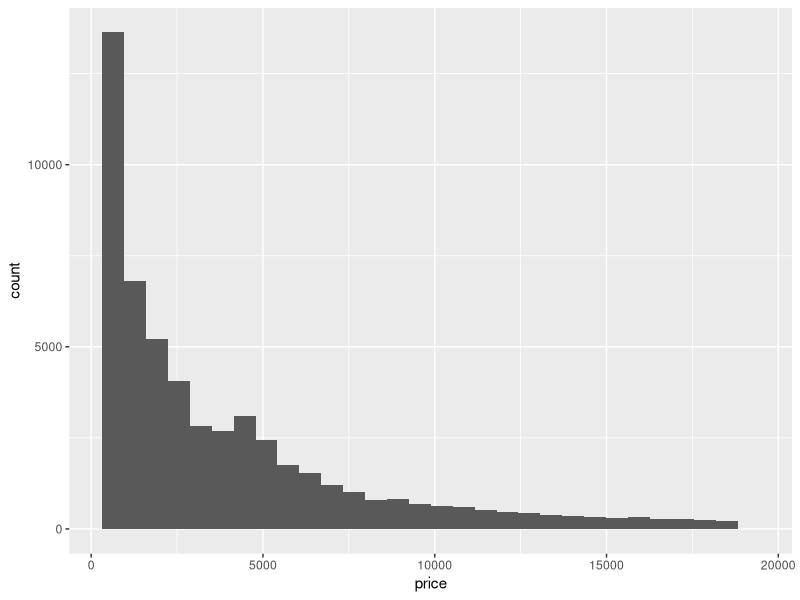
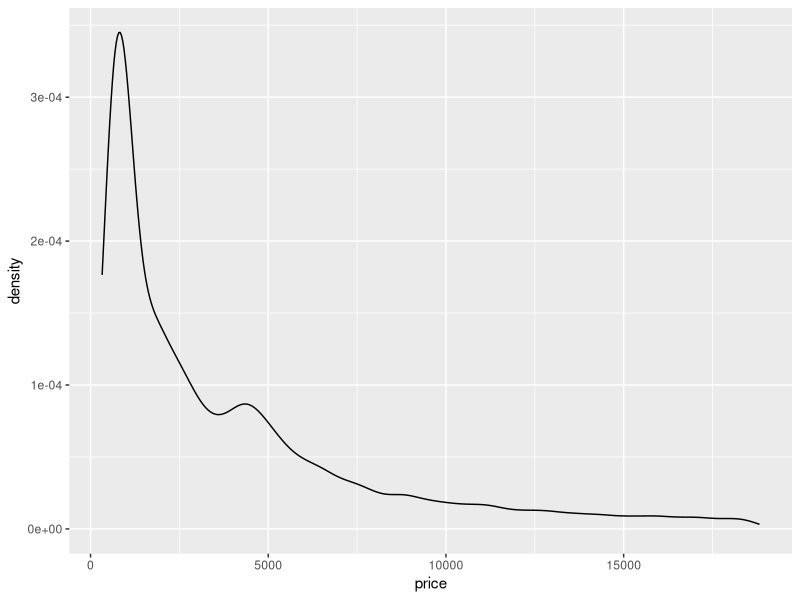
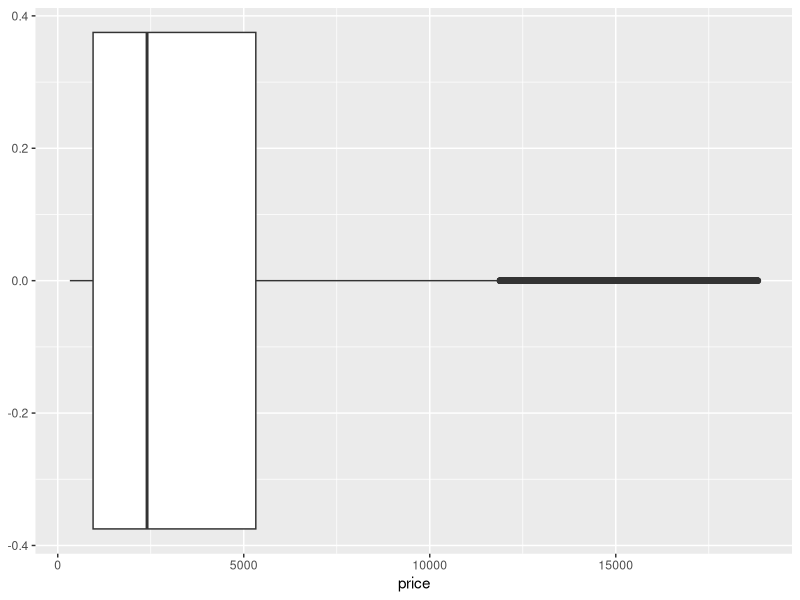
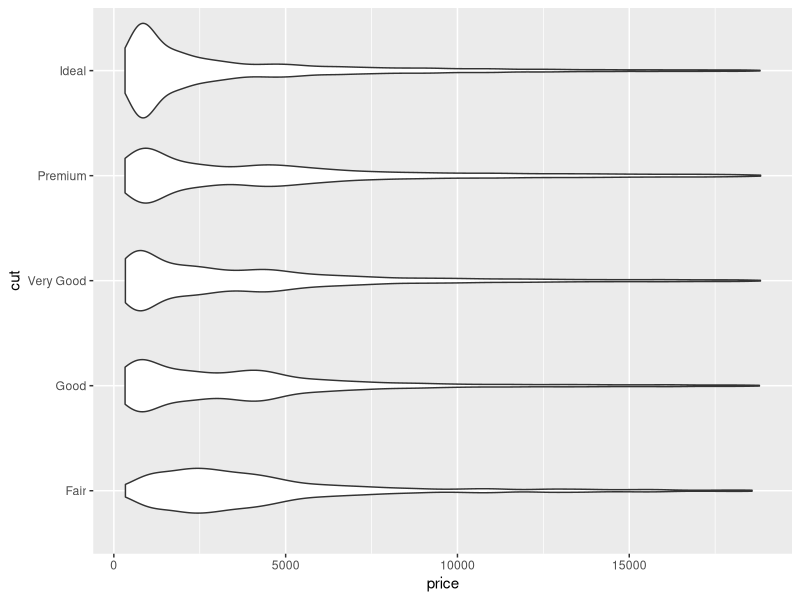
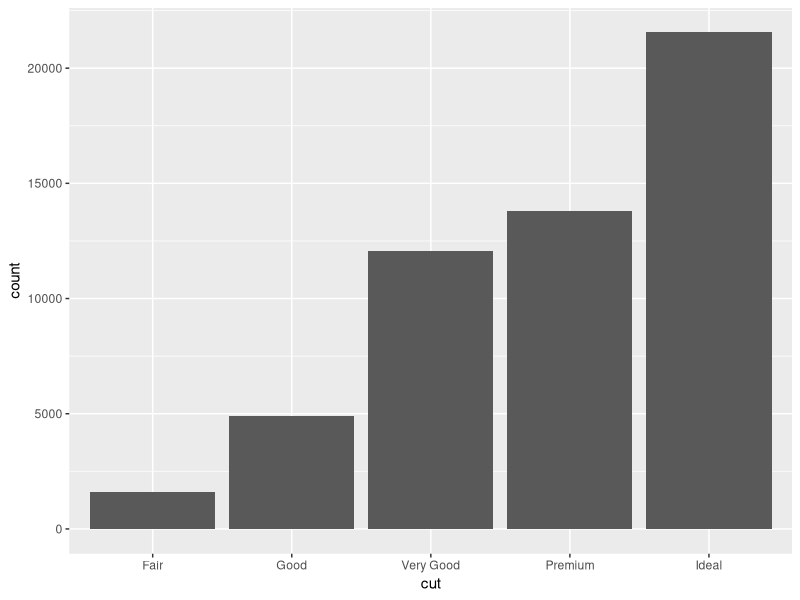
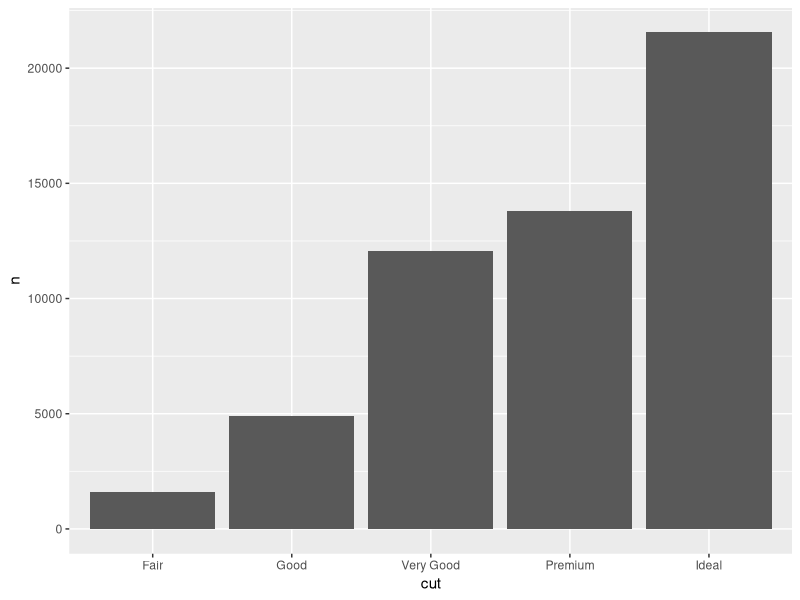
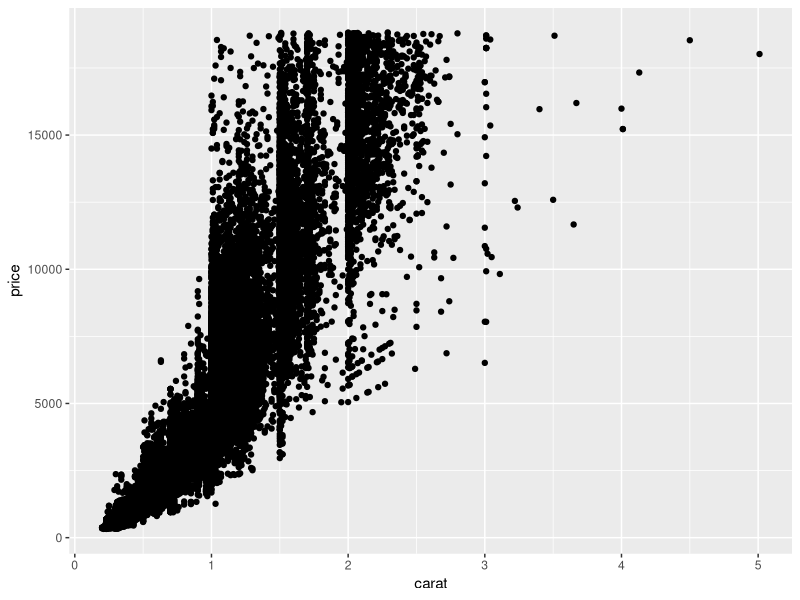
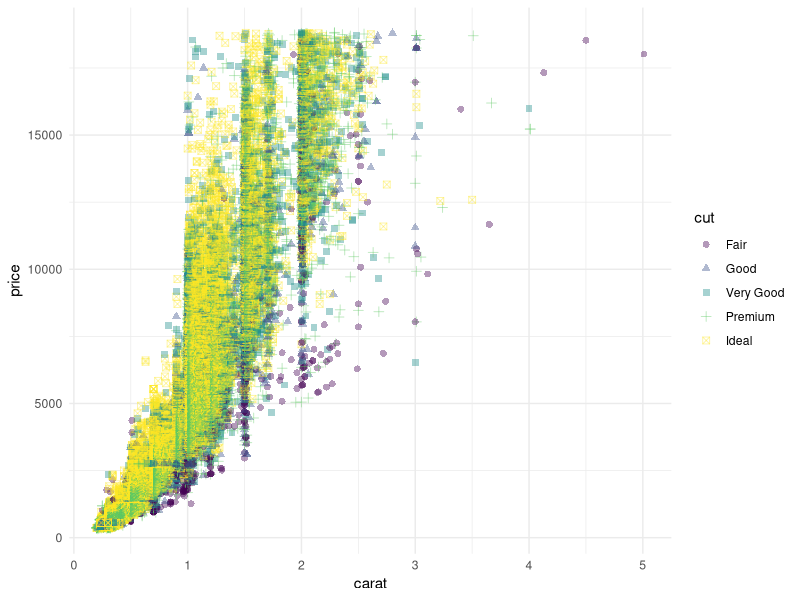

Reproduce these figures in R, in order.
library(tidyverse)
library(ggthemes)

## how to choose visualization
## 1. number of variable
## 2. data type

## one variable + continuous (number)

ggplot(diamonds,
       aes(x = price))+
  geom_histogram()

ggplot(diamonds,
       aes(x = price))+
  geom_density()


## DRY: Do not repeat yourself
base <- ggplot(diamonds,aes(x = price))

p1 <- base + geom_histogram()
p2 <- base + geom_density()

# Boxplot
ggplot(diamonds, aes(x = price)) +
  geom_boxplot()


# Violin plot (need 2 variables)
ggplot(diamonds, aes(x = price, y = cut)) +
  geom_violin()

## one variable + discrete (factor)
ggplot(diamonds, aes(cut)) +
  geom_bar()

## If for aggregated data
## use geom_col
diamonds %>%
  count(cut) %>%
  ggplot(aes(x = cut, y = n))+
  geom_col()

## two variables: number x number
ggplot(diamonds,
       aes(x=carat, y=price))+
  geom_point()

## setting vs mapping
ggplot(diamonds,
       #mapping
       aes(x=carat, y=price, color=cut, shape=cut))+
  #setting
  geom_point(alpha=0.4, size=2)+
  theme_minimal()

## random sample to render chart faster
ggplot(sample_n(diamonds,500),
       #mapping
       aes(x=carat, y=price, color=cut))+
  #setting
  geom_point(alpha=0.4, size=2)+
  theme_minimal()

## set seed to fix random result
set.seed(24)
ggplot(sample_n(diamonds,500),
       #mapping
       aes(x=carat, y=price, color=cut))+
  #setting
  geom_point(alpha=0.4, size=2)+
  theme_minimal()


## labeling
set.seed(24)
ggplot(sample_n(diamonds,500),
       #mapping
       aes(x=carat, y=price, color=cut))+
  #setting
  geom_point(alpha=0.4, size=2)+
  theme_minimal()+
  labs(
    title="My first scatter plot",
    subtitle="Cool ggplots",
    caption="diamonds in affrica",
    y = "Price in USD",
    x = "Carat diamond"
  )


## ggthemes
set.seed(24)
ggplot(sample_n(diamonds,500),
       #mapping
       aes(x=carat, y=price, color=cut))+
  #setting
  geom_point(alpha=0.4, size=2)+
  theme_minimal()+
  labs(
    title="My first scatter plot",
    subtitle="Cool ggplots",
    caption="diamonds in affrica",
    y = "Price in USD",
    x = "Carat diamond",
  )+
  theme_excel()

## shortcut qplot()
## qplot

qplot(x = carat, data = diamonds, geom="density")
qplot(x = carat, data = diamonds, geom="histogram")
qplot(x = carat, data = diamonds, geom="bar")


## layers in ggplots
base <- ggplot(diamonds %>% sample_n(1000),
               aes(x=carat, y=price))

base +
  geom_point()+
  geom_smooth()+
  theme_minimal()

#linear line setting
base +
  geom_point()+
  geom_smooth(method="lm")+
  theme_minimal()

## filter outlier > trend line will be changed
base <- ggplot(diamonds %>% sample_n(1000) %>%
                 filter(carat <= 2.8),
               aes(x=carat, y=price))

base +
  geom_point()+
  geom_smooth()+
  theme_minimal()

base +
  geom_point()+
  geom_smooth(se=TRUE,
              color = "red",
              fill = "yellow")+  #se = standard error
  theme_minimal()

## rug
p3 <- base +
  geom_point()+
  geom_smooth()+
  geom_rug(alpha=0.2, color="red")+
  theme_minimal()

## bar plot
ggplot(diamonds, aes(cut, fill = cut))+
  geom_bar() +
  theme_minimal()

ggplot(diamonds, aes(cut, fill = clarity))+
  geom_bar() +
  theme_minimal()

## postion dodge, fill
ggplot(diamonds, aes(cut, fill = clarity))+
  geom_bar(position="dodge") +
  theme_minimal()

ggplot(diamonds, aes(cut, fill = clarity))+
  geom_bar(position="fill") +
  theme_minimal()


## How to change color
ggplot(diamonds, aes(cut, fill = cut))+
  geom_bar() +
  theme_minimal() +
  scale_fill_manual(values = c(
    "red", "blue", "green","pink","gold"
  ))

ggplot(diamonds, aes(cut, fill = cut))+
  geom_bar() +
  theme_minimal() +
  scale_fill_brewer(palette = "Accent")

## heat map color scale
ggplot(diamonds %>% sample_frac(0.1),
       aes(x=carat, y=price, color = price))+
  geom_point()+
  theme_minimal()+
  scale_color_gradient(low="blue", high="red")

## multiple sub-plots > facet
ggplot(diamonds, aes(carat,price))+
  geom_point(alpha=0.2)+
  geom_smooth()+
  theme_minimal()+
  facet_wrap(~cut, ncol=3)

ggplot(diamonds, aes(carat,price))+
  geom_point(alpha=0.2)+
  geom_smooth()+
  theme_minimal()+
  facet_wrap(clarity ~ cut)

ggplot(diamonds, aes(carat,price))+
  geom_point(alpha=0.2)+
  geom_smooth()+
  theme_minimal()+
  facet_grid(~cut)

## multiple dataframes

m1 <- mtcars %>% filter(mpg > 30)
m2 <- mtcars %>% filter(mpg <= 30)

ggplot() +
  theme_minimal()+
  geom_point(data=m1, aes(wt, mpg), color="blue")+
  geom_point(data=m2, aes(wt, mpg), color="red", size =3)


## bin2D can reduce render time
ggplot(diamonds, aes(carat, price))+
  geom_bin2d(bins=100)

## Homework
## 1. create Rmarkdown
## 2. create 5 charts
## data = mpg
